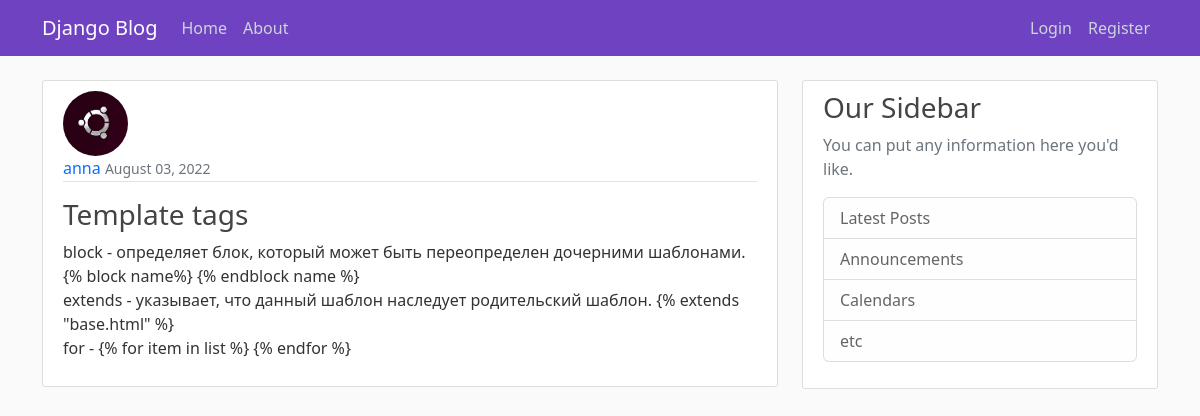
Page /post/6/ on the committed database.
### blog/models.py (models this page shows, shortened)
class Post(models.Model):
    title = models.CharField(max_length=100)
    content = models.TextField()
    date_posted = models.DateTimeField(default=timezone.now)
    author = models.ForeignKey(User, on_delete=models.CASCADE)

### users/models.py (models this page shows, shortened)
class Profile(models.Model):
    user = models.OneToOneField(User, on_delete=models.CASCADE)
    image = models.ImageField(default='default.jpg', upload_to='profile_pics')

### blog/views.py (the view)
# urls.py: path('post/<int:pk>/', PostDetailView.as_view(), name='post-detail'),
class PostDetailView(DetailView):
    model = Post

### blog/templates/blog/post_detail.html (shortened to what this page needs)
{% extends "blog/base.html" %}
{% block content %}
    <article class="media content-section">
      <img class="rounded-circle article-img" src="{{ object.author.profile.image.url }}">
      <div class="media-body">
        <div class="article-metadata mb-3">
          <a class="mr-2" href="#">{{ object.author }}</a>
          <small class="text-muted mb-2">{{ object.date_posted|date:"F d, Y" }}</small>
        </div>
        <h3 class="article-title">{{ object.title }}</h3>
        <p class="article-content">{{ object.content }}</p>
      </div>
    </article>
{% endblock content %}

### blog/static/blog/main.css (style rules this page uses)
body { background: #fafafa; color: #333333; margin-top: 5rem; }
h1, h2, h3, h4, h5, h6 { color: #444444; }
.content-section { background: #ffffff; padding: 10px 20px; border: 1px solid #dddddd; border-radius: 3px; margin-bottom: 20px; }
.article-title { color: #444444; }
a:link { text-decoration: none; }
.article-content { white-space: pre-line; }
.article-img { height: 65px; width: 65px; margin-right: 16px; }
.article-metadata { padding-bottom: 1px; margin-bottom: 4px; border-bottom: 1px solid #e3e3e3 }

### rows in the picture
Post: author.profile.image (picture), author "anna", date_posted "August 03, 2022", title "Template tags", content "block - определяет блок, который может быть переопределен дочерними шаблонами. {% block name%} {% endblock name %} extends - указывает, что данный шаблон наследует родительский шаблон. {% extends \"base.html\" %} for - {% for item in list %} {% endfor %}"
